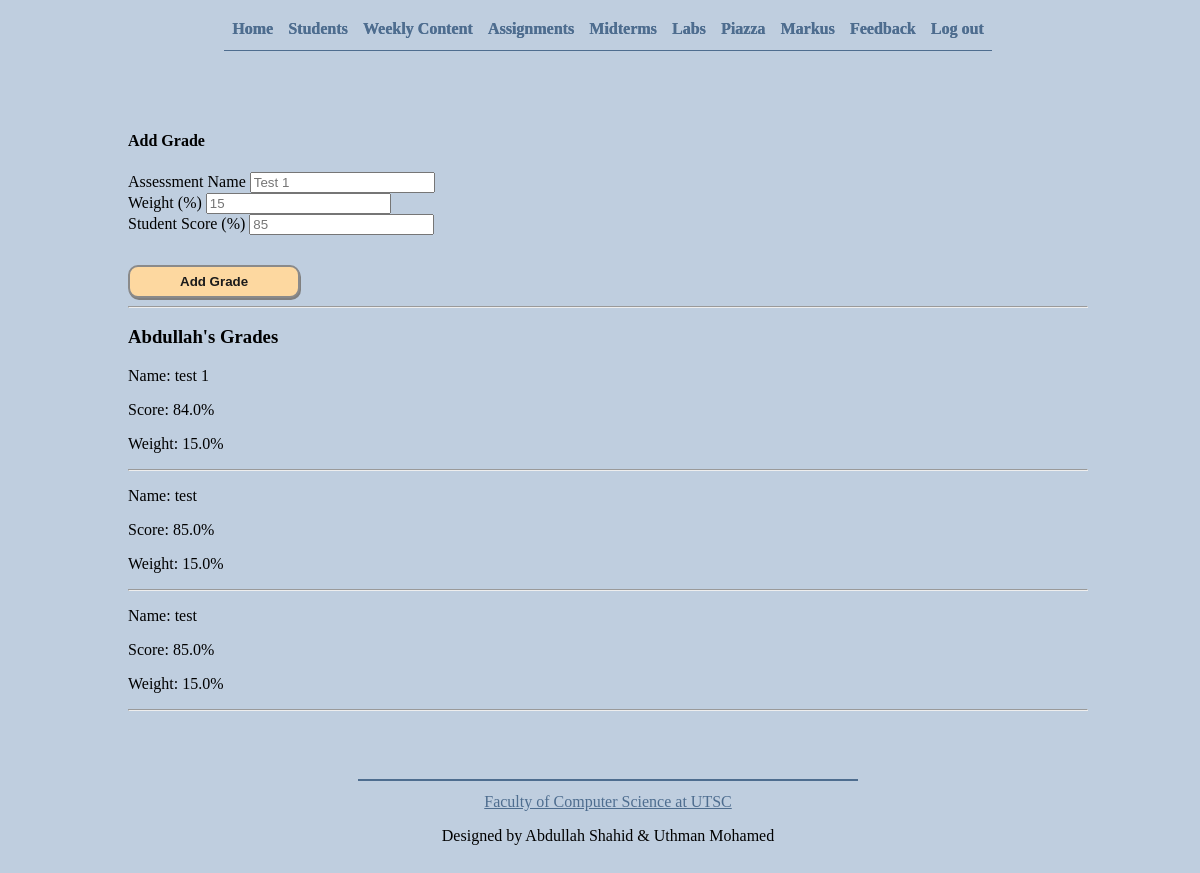
The app's page /view/student/nxabdullah (signed in) with its own data.
### app.py (models this page shows, shortened)
class User(db.Model):
    __tablename__ = 'User'
    id = db.Column(db.Integer, primary_key = True)
    type = db.Column(db.String(30), nullable = False, default='student')
    username = db.Column(db.String(30), unique = True, nullable = False)
    email = db.Column(db.String(100), unique = True, nullable = False)
    password = db.Column(db.String(100), nullable = False)
    name = db.Column(db.String(30), nullable = False)
    grades = db.relationship('Grade', backref='author', lazy = True) # Student has grades
    feedback = db.relationship('Feedback', backref='author', lazy = True) # Instructor has feedback

class Grade(db.Model):
    __tablename__ = 'Grade'
    id = db.Column(db.Integer, primary_key = True)
    user_id = db.Column(db.Integer, db.ForeignKey('User.id'), nullable = False)
    ass_name = db.Column(db.String(30), nullable = False)
    score = db.Column(db.Float, nullable = False)
    weight = db.Column(db.Float, nullable = False)

### app.py (the view)
@app.route('/view/student/<username>', methods = ['GET', 'POST'])
def view_student(username):
    if 'username' not in session:
        return redirect(url_for('login'))
    if session['is_student']:
        return redirect(url_for('view_grades'))
    student = User.query.filter_by(username = username).first()
    grades = Grade.query.filter_by(user_id = student.id).all()
    if request.method == 'POST':
        ass_name = request.form['gradeAssName']
        weight = request.form['gradeWeight']
        score = request.form['gradeScore']
        create_grade(ass_name, weight, score, student.id)
        flash("Grade added", "success")
    page_name = "view_student"
    return render_template('view_student.html', page_name=page_name, student=student, grades=grades)

### templates/view_student.html (shortened to what this page needs)
{% extends "template.html" %}
{% block content %}
    {% if not student or student.type == 'instructor' %}
        <p> invalid student </p>
    {% else %}
        <h4>Add Grade</h4>
        <form action="/view/student/{{student.username}}" method="post">
            <div class="row">
                <label for="gradeAssName">Assessment Name</label>
                <input type="text" required placeholder="Test 1" name="gradeAssName"/>
            </div>
            <div class="row">
                <label for="gradeWeight">Weight (%)</label>
                <input type="number" required placeholder="15" name="gradeWeight"/>
            </div>
            <div class="row">
                <label for="gradeScore">Student Score (%)</label>
                <input type="number" required placeholder="85" name="gradeScore"/>
            </div>
            <button type="submit">Add Grade</button>
        </form>
        <hr>
        <h3>{{student.name}}'s Grades</h3>
        {% if grades %}
            {% for grade in grades %}
                <div class="row">
                    <p>Name: {{grade.ass_name}} </p>
                    <p>Score: {{grade.score}}%</p>
                    <p>Weight: {{grade.weight}}%</p>
                </div>
                <hr>
            {% endfor %}
        {% else %}
            <p>This student does not have any grades yet.</p>
        {% endif %}
    {% endif %}
{% endblock %}

### static/css/template.css (style rules this page uses)
* { box-sizing: border-box; }
html, body { height: 100%; width: 100%; font-family: 'Georgia', 'Times New Roman', Times, serif; background-color: rgb(191, 206, 223); }
body { display: flex; flex-direction: column; align-items: center; text-align: center; }
button { font-weight: bold; text-decoration: unset; appearance: button; color: rgb(27, 27, 27); border-radius: 10px; background-color: rgb(253, 216, 160); border: 2px solid rgb(138, 138, 138); box-shadow: 1px 2px grey; cursor: default; padding: 7px 50px; margin-top: 30px; }

### records on screen
User: name "Abdullah"
Grade: ass_name "test 1", score "84.0", weight "15.0"
Grade: ass_name "test", score "85.0", weight "15.0"
Grade: ass_name "test", score "85.0", weight "15.0"
